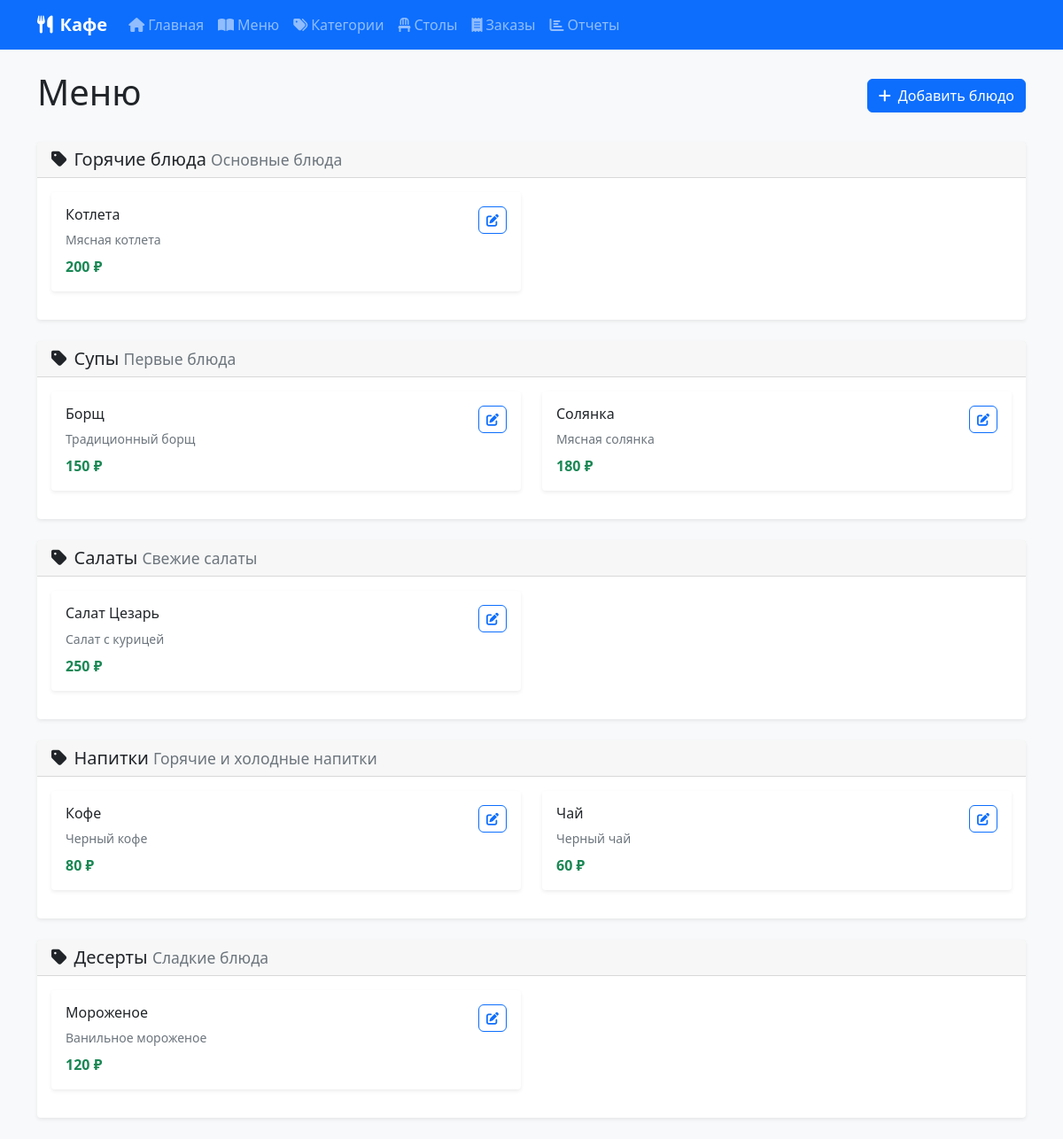
The page /menu on the database its author committed.
### simple_app.py (models this page shows, shortened)
class Category(db.Model):
    __tablename__ = 'categories'
    id = db.Column(db.Integer, primary_key=True)
    name = db.Column(db.String(100), nullable=False)
    description = db.Column(db.Text)
    menu_items = db.relationship('MenuItem', backref='category', lazy=True)

class MenuItem(db.Model):
    __tablename__ = 'menu_items'
    id = db.Column(db.Integer, primary_key=True)
    name = db.Column(db.String(100), nullable=False)
    description = db.Column(db.Text)
    price = db.Column(db.Float, nullable=False)
    category_id = db.Column(db.Integer, db.ForeignKey('categories.id'), nullable=False)
    is_available = db.Column(db.Boolean, default=True)

### simple_app.py (the view)
@app.route('/menu')
def menu():
    categories = Category.query.all()
    menu_items = MenuItem.query.all()
    return render_template('simple/menu.html', categories=categories, menu_items=menu_items)

### templates/simple/menu.html (shortened to what this page needs)
{% extends "simple/base.html" %}
{% block content %}
<div class="row">
    <div class="col-12">
        <div class="d-flex justify-content-between align-items-center mb-4">
            <h1>Меню</h1>
            <a href="{{ url_for('add_menu_item') }}" class="btn btn-primary">
                <i class="fas fa-plus me-2"></i>Добавить блюдо
            </a>
        </div>
    </div>
</div>
{% for category in categories %}
<div class="card mb-4">
    <div class="card-header">
        <h5 class="mb-0">
            <i class="fas fa-tag me-2"></i>{{ category.name }}
            {% if category.description %}
                <small class="text-muted">{{ category.description }}</small>
            {% endif %}
        </h5>
    </div>
    <div class="card-body">
        {% set category_items = menu_items | selectattr('category_id', 'equalto', category.id) | list %}
        {% if category_items %}
            <div class="row">
                {% for item in category_items %}
                <div class="col-lg-6 mb-3">
                    <div class="card h-100">
                        <div class="card-body">
                            <div class="d-flex justify-content-between align-items-start">
                                <div class="flex-grow-1">
                                    <h6 class="card-title mb-2">
                                        {{ item.name }}
                                    </h6>
                                    {% if item.description %}
                                        <p class="card-text text-muted small mb-2">{{ item.description }}</p>
                                    {% endif %}
                                    <p class="card-text">
                                        <strong class="text-success">{{ "%.0f"|format(item.price) }} ₽</strong>
                                    </p>
                                </div>
                                <div class="ms-3">
                                    <a href="{{ url_for('edit_menu_item', item_id=item.id) }}"
                                       class="btn btn-sm btn-outline-primary">
                                        <i class="fas fa-edit"></i>
                                    </a>
                                </div>
                            </div>
                        </div>
                    </div>
                </div>
                {% endfor %}
            </div>
        {% else %}
            <p class="text-muted mb-0">В этой категории пока нет блюд</p>
        {% endif %}
    </div>
</div>
{% endfor %}
{% endblock %}

### templates/simple/base.html (shortened to what this page needs)
<!DOCTYPE html>
<html lang="ru">
<head>
    <link href="https://cdn.jsdelivr.net/npm/bootstrap@5.1.3/dist/css/bootstrap.min.css" rel="stylesheet">
    <link href="https://cdnjs.cloudflare.com/ajax/libs/font-awesome/6.0.0/css/all.min.css" rel="stylesheet">
</head>
<body>
    <nav class="navbar navbar-expand-lg navbar-dark bg-primary">
        <div class="container">
            <a class="navbar-brand" href="{{ url_for('index') }}">
                <i class="fas fa-utensils me-2"></i>Кафе
            </a>
            <div class="collapse navbar-collapse" id="navbarNav">
                <ul class="navbar-nav me-auto">
                    <li class="nav-item">
                        <a class="nav-link" href="{{ url_for('index') }}">
                            <i class="fas fa-home me-1"></i>Главная
                        </a>
                    </li>
                    <li class="nav-item">
                        <a class="nav-link" href="{{ url_for('menu') }}">
                            <i class="fas fa-book-open me-1"></i>Меню
                        </a>
                    </li>
                    <li class="nav-item">
                        <a class="nav-link" href="{{ url_for('categories') }}">
                            <i class="fas fa-tags me-1"></i>Категории
                        </a>
                    </li>
                    <li class="nav-item">
                        <a class="nav-link" href="{{ url_for('tables') }}">
                            <i class="fas fa-chair me-1"></i>Столы
                        </a>
                    </li>
                    <li class="nav-item">
                        <a class="nav-link" href="{{ url_for('orders') }}">
                            <i class="fas fa-receipt me-1"></i>Заказы
                        </a>
                    </li>
                    <li class="nav-item">
                        <a class="nav-link" href="{{ url_for('reports') }}">
                            <i class="fas fa-chart-bar me-1"></i>Отчеты
                        </a>
                    </li>
                </ul>
            </div>
        </div>
    </nav>
    <div class="container mt-4">
        {% block content %}{% endblock %}
    </div>
</body>
</html>

### templates/simple/base.html (style rules this page uses)
body { background-color: #f8f9fa; }
.navbar-brand { font-weight: bold; }
.card { border: none; box-shadow: 0 0.125rem 0.25rem rgba(0, 0, 0, 0.075); }
.btn { border-radius: 0.375rem; }

### rows shown on the page
Category: name "Горячие блюда", description "Основные блюда"
MenuItem: name "Котлета", description "Мясная котлета", price "200"
Category: name "Супы", description "Первые блюда"
MenuItem: name "Борщ", description "Традиционный борщ", price "150"
MenuItem: name "Солянка", description "Мясная солянка", price "180"
Category: name "Салаты", description "Свежие салаты"
MenuItem: name "Салат Цезарь", description "Салат с курицей", price "250"
Category: name "Напитки", description "Горячие и холодные напитки"
MenuItem: name "Кофе", description "Черный кофе", price "80"
MenuItem: name "Чай", description "Черный чай", price "60"
Category: name "Десерты", description "Сладкие блюда"
MenuItem: name "Мороженое", description "Ванильное мороженое", price "120"
